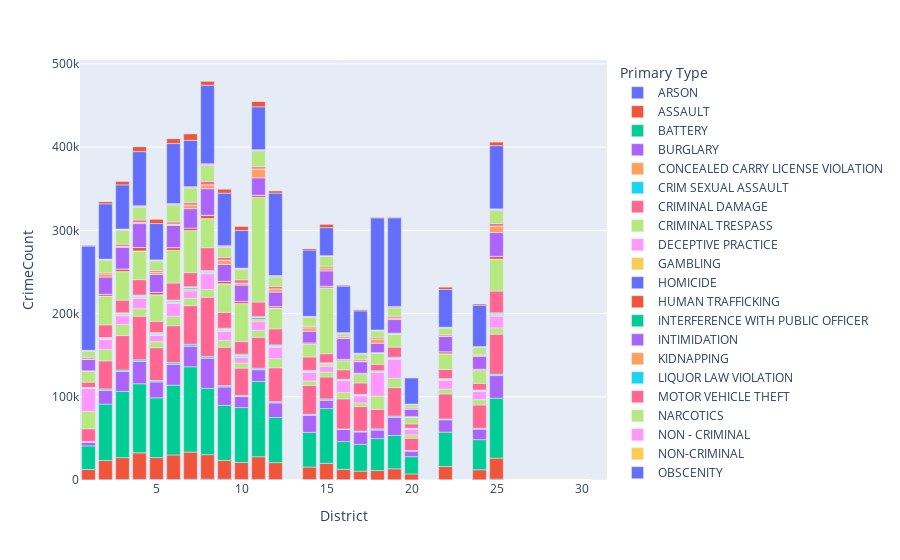

The code cell stored with this chart in its notebook:
### Markdown cell above
## Insights about the Types of Crimes over the Year form 2001 to 2020.
1. Theft have been the largest crimes over the years from 2001-2020.  
2. Battery crimes have been the 2nd largest crime from 2001-2020. But it has  a decreasing trend as the years have increase.  
3. Over the years battery and theft have  been dominating the other crimes.
4. Narcotics Crime which were 57,000 in 2004 saw an significant decrease over the years and was 14,113 in 2019.

### Code cell
# getting insights about type of crimes and the districts.
#grouping by district and then crime type
groupby_district_crimetype=after_dropped_data[['ID','Primary Type','District']].groupby(['District','Primary Type']).count().reset_index()
groupby_district_crimetype=groupby_district_crimetype.rename(columns={'ID':'CrimeCount'})
# print(groupby_district_crimetype)
# using plotly to plot. it is the easiest and interactive.
fig = px.bar(groupby_district_crimetype, x="District", y="CrimeCount", color="Primary Type",hover_name="Primary Type")
fig.show()

### Figure 1 — Plotly figure (JSON) as saved in the notebook; plotly's stock layout.template omitted (floating-point values rounded to 4 significant figures)
{"data": [{"alignmentgroup": "True", "hoverlabel": {"namelength": 0}, "hovertemplate": "<b>%{hovertext}</b><br><br>Primary Type=ARSON<br>District=%{x}<br>CrimeCount=%{y}", "hovertext": ["ARSON", "ARSON", "ARSON", "ARSON", "ARSON", "ARSON", "ARSON", "ARSON", "ARSON", "ARSON", "ARSON", "ARSON", "ARSON", "ARSON", "ARSON", "ARSON", "ARSON", "ARSON", "ARSON", "ARSON", "ARSON", "ARSON", "ARSON"], "legendgroup": "ARSON", "marker": {"color": "#636efa"}, "name": "ARSON", "offsetgroup": "ARSON", "orientation": "v", "showlegend": true, "textposition": "auto", "type": "bar", "x": [1, 2, 3, 4, 5, 6, 7, 8, 9, 10, 11, 12, 14, 15, 16, 17, 18, 19, 20, 22, 24, 25, 31], "xaxis": "x", "y": [86, 285, 478, 721, 647, 552, 898, 1070, 930, 730, 693, 509, 555, 544, 363, 395, 118, 269, 116, 321, 244, 1116, 2], "yaxis": "y"}, {"alignmentgroup": "True", "hoverlabel": {"namelength": 0}, "hovertemplate": "<b>%{hovertext}</b><br><br>Primary Type=ASSAULT<br>District=%{x}<br>CrimeCount=%{y}", "hovertext": ["ASSAULT", "ASSAULT", "ASSAULT", "ASSAULT", "ASSAULT", "ASSAULT", "ASSAULT", "ASSAULT", "ASSAULT", "ASSAULT", "ASSAULT", "ASSAULT", "ASSAULT", "ASSAULT", "ASSAULT", "ASSAULT", "ASSAULT", "ASSAULT", "ASSAULT", "ASSAULT", "ASSAULT", "ASSAULT", "ASSAULT", "ASSAULT"], "legendgroup": "ASSAULT", "marker": {"color": "#EF553B"}, "name": "ASSAULT", "offsetgroup": "ASSAULT", "orientation": "v", "showlegend": true, "textposition": "auto", "type": "bar", "x": [1, 2, 3, 4, 5, 6, 7, 8, 9, 10, 11, 12, 14, 15, 16, 17, 18, 19, 20, 22, 24, 25, 31, "Unknown"], "xaxis": "x", "y": [12504, 23198, 26398, 31889, 26293, 29551, 32651, 29391, 22741, 20345, 27245, 20323, 15047, 19503, 12539, 10304, 11242, 13162, 7134, 15874, 12095, 25160, 8, 4], "yaxis": "y"}, {"alignmentgroup": "True", "hoverlabel": {"namelength": 0}, "hovertemplate": "<b>%{hovertext}</b><br><br>Primary Type=BATTERY<br>District=%{x}<br>CrimeCount=%{y}", "hovertext": ["BATTERY", "BATTERY", "BATTERY", "BATTERY", "BATTERY", "BATTERY", "BATTERY", "BATTERY", "BATTERY", "BATTERY", "BATTERY", "BATTERY", "BATTERY", "BATTERY", "BATTERY", "BATTERY", "BATTERY", "BATTERY", "BATTERY", "BATTERY", "BATTERY", "BATTERY", "BATTERY", "BATTERY", "BATTERY"], "legendgroup": "BATTERY", "marker": {"color": "#00cc96"}, "name": "BATTERY", "offsetgroup": "BATTERY", "orientation": "v", "showlegend": true, "textposition": "auto", "type": "bar", "x": [1, 2, 3, 4, 5, 6, 7, 8, 9, 10, 11, 12, 14, 15, 16, 17, 18, 19, 20, 21, 22, 24, 25, 31, "Unknown"], "xaxis": "x", "y": [28386, 67742, 79534, 83067, 71843, 83829, 102517, 79697, 65951, 65993, 90513, 54263, 41708, 65771, 33281, 32124, 38450, 40026, 20799, 2, 41278, 36152, 72012, 20, 6], "yaxis": "y"}, {"alignmentgroup": "True", "hoverlabel": {"namelength": 0}, "hovertemplate": "<b>%{hovertext}</b><br><br>Primary Type=BURGLARY<br>District=%{x}<br>CrimeCount=%{y}", "hovertext": ["BURGLARY", "BURGLARY", "BURGLARY", "BURGLARY", "BURGLARY", "BURGLARY", "BURGLARY", "BURGLARY", "BURGLARY", "BURGLARY", "BURGLARY", "BURGLARY", "BURGLARY", "BURGLARY", "BURGLARY", "BURGLARY", "BURGLARY", "BURGLARY", "BURGLARY", "BURGLARY", "BURGLARY", "BURGLARY", "BURGLARY", "BURGLARY"], "legendgroup": "BURGLARY", "marker": {"color": "#ab63fa"}, "name": "BURGLARY", "offsetgroup": "BURGLARY", "orientation": "v", "showlegend": true, "textposition": "auto", "type": "bar", "x": [1, 2, 3, 4, 5, 6, 7, 8, 9, 10, 11, 12, 14, 15, 16, 17, 18, 19, 20, 22, 24, 25, 31, "Unknown"], "xaxis": "x", "y": [4624, 16715, 24011, 26947, 19261, 25274, 24905, 36341, 22389, 13199, 14164, 17777, 20683, 10228, 14464, 15133, 10450, 22092, 6820, 15006, 12831, 27238, 3, 3], "yaxis": "y"}, {"alignmentgroup": "True", "hoverlabel": {"namelength": 0}, "hovertemplate": "<b>%{hovertext}</b><br><br>Primary Type=CONCEALED CARRY LICENSE VIOLATION<br>District=%{x}<br>CrimeCount=%{y}", "hovertext": ["CONCEALED CARRY LICENSE VIOLATION", "CONCEALED CARRY LICENSE VIOLATION", "CONCEALED CARRY LICENSE VIOLATION", "CONCEALED CARRY LICENSE VIOLATION", "CONCEALED CARRY LICENSE VIOLATION", "CONCEALED CARRY LICENSE VIOLATION", "CONCEALED CARRY LICENSE VIOLATION", "CONCEALED CARRY LICENSE VIOLATION", "CONCEALED CARRY LICENSE VIOLATION", "CONCEALED CARRY LICENSE VIOLATION", "CONCEALED CARRY LICENSE VIOLATION", "CONCEALED CARRY LICENSE VIOLATION", "CONCEALED CARRY LICENSE VIOLATION", "CONCEALED CARRY LICENSE VIOLATION", "CONCEALED CARRY LICENSE VIOLATION", "CONCEALED CARRY LICENSE VIOLATION", "CONCEALED CARRY LICENSE VIOLATION", "CONCEALED CARRY LICENSE VIOLATION", "CONCEALED CARRY LICENSE VIOLATION", "CONCEALED CARRY LICENSE VIOLATION", "CONCEALED CARRY LICENSE VIOLATION", "CONCEALED CARRY LICENSE VIOLATION"], "legendgroup": "CONCEALED CARRY LICENSE VIOLATION", "marker": {"color": "#FFA15A"}, "name": "CONCEALED CARRY LICENSE VIOLATION", "offsetgroup": "CONCEALED CARRY LICENSE VIOLATION", "orientation": "v", "showlegend": true, "textposition": "auto", "type": "bar", "x": [1, 2, 3, 4, 5, 6, 7, 8, 9, 10, 11, 12, 14, 15, 16, 17, 18, 19, 20, 22, 24, 25], "xaxis": "x", "y": [12, 4, 16, 23, 29, 46, 67, 83, 17, 39, 29, 12, 5, 12, 94, 3, 12, 9, 2, 12, 4, 20], "yaxis": "y"}, {"alignmentgroup": "True", "hoverlabel": {"namelength": 0}, "hovertemplate": "<b>%{hovertext}</b><br><br>Primary Type=CRIM SEXUAL ASSAULT<br>District=%{x}<br>CrimeCount=%{y}", "hovertext": ["CRIM SEXUAL ASSAULT", "CRIM SEXUAL ASSAULT", "CRIM SEXUAL ASSAULT", "CRIM SEXUAL ASSAULT", "CRIM SEXUAL ASSAULT", "CRIM SEXUAL ASSAULT", "CRIM SEXUAL ASSAULT", "CRIM SEXUAL ASSAULT", "CRIM SEXUAL ASSAULT", "CRIM SEXUAL ASSAULT", "CRIM SEXUAL ASSAULT", "CRIM SEXUAL ASSAULT", "CRIM SEXUAL ASSAULT", "CRIM SEXUAL ASSAULT", "CRIM SEXUAL ASSAULT", "CRIM SEXUAL ASSAULT", "CRIM SEXUAL ASSAULT", "CRIM SEXUAL ASSAULT", "CRIM SEXUAL ASSAULT", "CRIM SEXUAL ASSAULT", "CRIM SEXUAL ASSAULT", "CRIM SEXUAL ASSAULT", "CRIM SEXUAL ASSAULT", "CRIM SEXUAL ASSAULT"], "legendgroup": "CRIM SEXUAL ASSAULT", "marker": {"color": "#19d3f3"}, "name": "CRIM SEXUAL ASSAULT", "offsetgroup": "CRIM SEXUAL ASSAULT", "orientation": "v", "showlegend": true, "textposition": "auto", "type": "bar", "x": [1, 2, 3, 4, 5, 6, 7, 8, 9, 10, 11, 12, 14, 15, 16, 17, 18, 19, 20, 22, 24, 25, 31, "Unknown"], "xaxis": "x", "y": [712, 1516, 1752, 1866, 1535, 1894, 2094, 1875, 1384, 1352, 1736, 1242, 1031, 1379, 628, 844, 1143, 1370, 578, 905, 926, 1698, 2, 1], "yaxis": "y"}, {"alignmentgroup": "True", "hoverlabel": {"namelength": 0}, "hovertemplate": "<b>%{hovertext}</b><br><br>Primary Type=CRIMINAL DAMAGE<br>District=%{x}<br>CrimeCount=%{y}", "hovertext": ["CRIMINAL DAMAGE", "CRIMINAL DAMAGE", "CRIMINAL DAMAGE", "CRIMINAL DAMAGE", "CRIMINAL DAMAGE", "CRIMINAL DAMAGE", "CRIMINAL DAMAGE", "CRIMINAL DAMAGE", "CRIMINAL DAMAGE", "CRIMINAL DAMAGE", "CRIMINAL DAMAGE", "CRIMINAL DAMAGE", "CRIMINAL DAMAGE", "CRIMINAL DAMAGE", "CRIMINAL DAMAGE", "CRIMINAL DAMAGE", "CRIMINAL DAMAGE", "CRIMINAL DAMAGE", "CRIMINAL DAMAGE", "CRIMINAL DAMAGE", "CRIMINAL DAMAGE", "CRIMINAL DAMAGE", "CRIMINAL DAMAGE", "CRIMINAL DAMAGE"], "legendgroup": "CRIMINAL DAMAGE", "marker": {"color": "#FF6692"}, "name": "CRIMINAL DAMAGE", "offsetgroup": "CRIMINAL DAMAGE", "orientation": "v", "showlegend": true, "textposition": "auto", "type": "bar", "x": [1, 2, 3, 4, 5, 6, 7, 8, 9, 10, 11, 12, 14, 15, 16, 17, 18, 19, 20, 22, 24, 25, 31, "Unknown"], "xaxis": "x", "y": [15221, 33661, 41350, 52302, 39312, 44184, 46429, 71122, 46174, 32806, 37126, 40730, 34487, 26377, 36099, 29436, 23537, 34140, 14760, 29976, 27907, 48079, 29, 4], "yaxis": "y"}, {"alignmentgroup": "True", "hoverlabel": {"namelength": 0}, "hovertemplate": "<b>%{hovertext}</b><br><br>Primary Type=CRIMINAL TRESPASS<br>District=%{x}<br>CrimeCount=%{y}", "hovertext": ["CRIMINAL TRESPASS", "CRIMINAL TRESPASS", "CRIMINAL TRESPASS", "CRIMINAL TRESPASS", "CRIMINAL TRESPASS", "CRIMINAL TRESPASS", "CRIMINAL TRESPASS", "CRIMINAL TRESPASS", "CRIMINAL TRESPASS", "CRIMINAL TRESPASS", "CRIMINAL TRESPASS", "CRIMINAL TRESPASS", "CRIMINAL TRESPASS", "CRIMINAL TRESPASS", "CRIMINAL TRESPASS", "CRIMINAL TRESPASS", "CRIMINAL TRESPASS", "CRIMINAL TRESPASS", "CRIMINAL TRESPASS", "CRIMINAL TRESPASS", "CRIMINAL TRESPASS", "CRIMINAL TRESPASS", "CRIMINAL TRESPASS"], "legendgroup": "CRIMINAL TRESPASS", "marker": {"color": "#B6E880"}, "name": "CRIMINAL TRESPASS", "offsetgroup": "CRIMINAL TRESPASS", "orientation": "v", "showlegend": true, "textposition": "auto", "type": "bar", "x": [1, 2, 3, 4, 5, 6, 7, 8, 9, 10, 11, 12, 14, 15, 16, 17, 18, 19, 20, 22, 24, 25, 31], "xaxis": "x", "y": [20945, 13686, 13350, 9128, 7306, 11350, 8938, 9392, 8050, 6091, 8335, 10991, 5531, 5927, 7716, 4363, 15882, 11231, 4083, 5927, 6468, 7478, 5], "yaxis": "y"}, {"alignmentgroup": "True", "hoverlabel": {"namelength": 0}, "hovertemplate": "<b>%{hovertext}</b><br><br>Primary Type=DECEPTIVE PRACTICE<br>District=%{x}<br>CrimeCount=%{y}", "hovertext": ["DECEPTIVE PRACTICE", "DECEPTIVE PRACTICE", "DECEPTIVE PRACTICE", "DECEPTIVE PRACTICE", "DECEPTIVE PRACTICE", "DECEPTIVE PRACTICE", "DECEPTIVE PRACTICE", "DECEPTIVE PRACTICE", "DECEPTIVE PRACTICE", "DECEPTIVE PRACTICE", "DECEPTIVE PRACTICE", "DECEPTIVE PRACTICE", "DECEPTIVE PRACTICE", "DECEPTIVE PRACTICE", "DECEPTIVE PRACTICE", "DECEPTIVE PRACTICE", "DECEPTIVE PRACTICE", "DECEPTIVE PRACTICE", "DECEPTIVE PRACTICE", "DECEPTIVE PRACTICE", "DECEPTIVE PRACTICE", "DECEPTIVE PRACTICE", "DECEPTIVE PRACTICE", "DECEPTIVE PRACTICE"], "legendgroup": "DECEPTIVE PRACTICE", "marker": {"color": "#FF97FF"}, "name": "DECEPTIVE PRACTICE", "offsetgroup": "DECEPTIVE PRACTICE", "orientation": "v", "showlegend": true, "textposition": "auto", "type": "bar", "x": [1, 2, 3, 4, 5, 6, 7, 8, 9, 10, 11, 12, 14, 15, 16, 17, 18, 19, 20, 22, 24, 25, 31, "Unknown"], "xaxis": "x", "y": [27587, 11869, 10428, 12424, 7730, 15645, 8779, 18940, 11083, 6583, 10580, 13857, 10692, 6597, 14228, 8622, 28435, 23252, 7122, 10341, 9655, 14056, 24, 7], "yaxis": "y"}, {"alignmentgroup": "True", "hoverlabel": {"namelength": 0}, "hovertemplate": "<b>%{hovertext}</b><br><br>Primary Type=GAMBLING<br>District=%{x}<br>CrimeCount=%{y}", "hovertext": ["GAMBLING", "GAMBLING", "GAMBLING", "GAMBLING", "GAMBLING", "GAMBLING", "GAMBLING", "GAMBLING", "GAMBLING", "GAMBLING", "GAMBLING", "GAMBLING", "GAMBLING", "GAMBLING", "GAMBLING", "GAMBLING", "GAMBLING", "GAMBLING", "GAMBLING", "GAMBLING", "GAMBLING", "GAMBLING"], "legendgroup": "GAMBLING", "marker": {"color": "#FECB52"}, "name": "GAMBLING", "offsetgroup": "GAMBLING", "orientation": "v", "showlegend": true, "textposition": "auto", "type": "bar", "x": [1, 2, 3, 4, 5, 6, 7, 8, 9, 10, 11, 12, 14, 15, 16, 17, 18, 19, 20, 22, 24, 25], "xaxis": "x", "y": [96, 813, 1075, 605, 601, 876, 1584, 721, 638, 930, 2072, 396, 121, 2074, 138, 190, 121, 157, 124, 347, 308, 584], "yaxis": "y"}, {"alignmentgroup": "True", "hoverlabel": {"namelength": 0}, "hovertemplate": "<b>%{hovertext}</b><br><br>Primary Type=HOMICIDE<br>District=%{x}<br>CrimeCount=%{y}", "hovertext": ["HOMICIDE", "HOMICIDE", "HOMICIDE", "HOMICIDE", "HOMICIDE", "HOMICIDE", "HOMICIDE", "HOMICIDE", "HOMICIDE", "HOMICIDE", "HOMICIDE", "HOMICIDE", "HOMICIDE", "HOMICIDE", "HOMICIDE", "HOMICIDE", "HOMICIDE", "HOMICIDE", "HOMICIDE", "HOMICIDE", "HOMICIDE", "HOMICIDE"], "legendgroup": "HOMICIDE", "marker": {"color": "#636efa"}, "name": "HOMICIDE", "offsetgroup": "HOMICIDE", "orientation": "v", "showlegend": true, "textposition": "auto", "type": "bar", "x": [1, 2, 3, 4, 5, 6, 7, 8, 9, 10, 11, 12, 14, 15, 16, 17, 18, 19, 20, 22, 24, 25], "xaxis": "x", "y": [99, 453, 657, 691, 652, 766, 930, 636, 665, 692, 1034, 387, 246, 619, 85, 150, 113, 145, 67, 348, 167, 520], "yaxis": "y"}, {"alignmentgroup": "True", "hoverlabel": {"namelength": 0}, "hovertemplate": "<b>%{hovertext}</b><br><br>Primary Type=HUMAN TRAFFICKING<br>District=%{x}<br>CrimeCount=%{y}", "hovertext": ["HUMAN TRAFFICKING", "HUMAN TRAFFICKING", "HUMAN TRAFFICKING", "HUMAN TRAFFICKING", "HUMAN TRAFFICKING", "HUMAN TRAFFICKING", "HUMAN TRAFFICKING", "HUMAN TRAFFICKING", "HUMAN TRAFFICKING", "HUMAN TRAFFICKING", "HUMAN TRAFFICKING", "HUMAN TRAFFICKING", "HUMAN TRAFFICKING", "HUMAN TRAFFICKING", "HUMAN TRAFFICKING", "HUMAN TRAFFICKING", "HUMAN TRAFFICKING"], "legendgroup": "HUMAN TRAFFICKING", "marker": {"color": "#EF553B"}, "name": "HUMAN TRAFFICKING", "offsetgroup": "HUMAN TRAFFICKING", "orientation": "v", "showlegend": true, "textposition": "auto", "type": "bar", "x": [1, 2, 3, 4, 5, 6, 7, 9, 11, 12, 14, 15, 16, 18, 19, 22, 25], "xaxis": "x", "y": [5, 5, 4, 5, 2, 8, 6, 2, 6, 6, 1, 5, 4, 2, 1, 2, 1], "yaxis": "y"}, {"alignmentgroup": "True", "hoverlabel": {"namelength": 0}, "hovertemplate": "<b>%{hovertext}</b><br><br>Primary Type=INTERFERENCE WITH PUBLIC OFFICER<br>District=%{x}<br>CrimeCount=%{y}", "hovertext": ["INTERFERENCE WITH PUBLIC OFFICER", "INTERFERENCE WITH PUBLIC OFFICER", "INTERFERENCE WITH PUBLIC OFFICER", "INTERFERENCE WITH PUBLIC OFFICER", "INTERFERENCE WITH PUBLIC OFFICER", "INTERFERENCE WITH PUBLIC OFFICER", "INTERFERENCE WITH PUBLIC OFFICER", "INTERFERENCE WITH PUBLIC OFFICER", "INTERFERENCE WITH PUBLIC OFFICER", "INTERFERENCE WITH PUBLIC OFFICER", "INTERFERENCE WITH PUBLIC OFFICER", "INTERFERENCE WITH PUBLIC OFFICER", "INTERFERENCE WITH PUBLIC OFFICER", "INTERFERENCE WITH PUBLIC OFFICER", "INTERFERENCE WITH PUBLIC OFFICER", "INTERFERENCE WITH PUBLIC OFFICER", "INTERFERENCE WITH PUBLIC OFFICER", "INTERFERENCE WITH PUBLIC OFFICER", "INTERFERENCE WITH PUBLIC OFFICER", "INTERFERENCE WITH PUBLIC OFFICER", "INTERFERENCE WITH PUBLIC OFFICER", "INTERFERENCE WITH PUBLIC OFFICER"], "legendgroup": "INTERFERENCE WITH PUBLIC OFFICER", "marker": {"color": "#00cc96"}, "name": "INTERFERENCE WITH PUBLIC OFFICER", "offsetgroup": "INTERFERENCE WITH PUBLIC OFFICER", "orientation": "v", "showlegend": true, "textposition": "auto", "type": "bar", "x": [1, 2, 3, 4, 5, 6, 7, 8, 9, 10, 11, 12, 14, 15, 16, 17, 18, 19, 20, 22, 24, 25], "xaxis": "x", "y": [351, 574, 997, 1055, 1133, 1244, 1508, 859, 907, 751, 1871, 468, 382, 1055, 302, 284, 537, 391, 163, 520, 467, 1265], "yaxis": "y"}, {"alignmentgroup": "True", "hoverlabel": {"namelength": 0}, "hovertemplate": "<b>%{hovertext}</b><br><br>Primary Type=INTIMIDATION<br>District=%{x}<br>CrimeCount=%{y}", "hovertext": ["INTIMIDATION", "INTIMIDATION", "INTIMIDATION", "INTIMIDATION", "INTIMIDATION", "INTIMIDATION", "INTIMIDATION", "INTIMIDATION", "INTIMIDATION", "INTIMIDATION", "INTIMIDATION", "INTIMIDATION", "INTIMIDATION", "INTIMIDATION", "INTIMIDATION", "INTIMIDATION", "INTIMIDATION", "INTIMIDATION", "INTIMIDATION", "INTIMIDATION", "INTIMIDATION", "INTIMIDATION"], "legendgroup": "INTIMIDATION", "marker": {"color": "#ab63fa"}, "name": "INTIMIDATION", "offsetgroup": "INTIMIDATION", "orientation": "v", "showlegend": true, "textposition": "auto", "type": "bar", "x": [1, 2, 3, 4, 5, 6, 7, 8, 9, 10, 11, 12, 14, 15, 16, 17, 18, 19, 20, 22, 24, 25], "xaxis": "x", "y": [212, 183, 222, 291, 242, 223, 190, 244, 266, 254, 190, 222, 143, 123, 147, 135, 134, 161, 70, 158, 105, 231], "yaxis": "y"}, {"alignmentgroup": "True", "hoverlabel": {"namelength": 0}, "hovertemplate": "<b>%{hovertext}</b><br><br>Primary Type=KIDNAPPING<br>District=%{x}<br>CrimeCount=%{y}", "hovertext": ["KIDNAPPING", "KIDNAPPING", "KIDNAPPING", "KIDNAPPING", "KIDNAPPING", "KIDNAPPING", "KIDNAPPING", "KIDNAPPING", "KIDNAPPING", "KIDNAPPING", "KIDNAPPING", "KIDNAPPING", "KIDNAPPING", "KIDNAPPING", "KIDNAPPING", "KIDNAPPING", "KIDNAPPING", "KIDNAPPING", "KIDNAPPING", "KIDNAPPING", "KIDNAPPING", "KIDNAPPING", "KIDNAPPING"], "legendgroup": "KIDNAPPING", "marker": {"color": "#FFA15A"}, "name": "KIDNAPPING", "offsetgroup": "KIDNAPPING", "orientation": "v", "showlegend": true, "textposition": "auto", "type": "bar", "x": [1, 2, 3, 4, 5, 6, 7, 8, 9, 10, 11, 12, 14, 15, 16, 17, 18, 19, 20, 22, 24, 25, 31], "xaxis": "x", "y": [92, 264, 370, 565, 411, 470, 377, 584, 336, 233, 309, 172, 217, 250, 359, 238, 133, 172, 106, 518, 208, 503, 1], "yaxis": "y"}, {"alignmentgroup": "True", "hoverlabel": {"namelength": 0}, "hovertemplate": "<b>%{hovertext}</b><br><br>Primary Type=LIQUOR LAW VIOLATION<br>District=%{x}<br>CrimeCount=%{y}", "hovertext": ["LIQUOR LAW VIOLATION", "LIQUOR LAW VIOLATION", "LIQUOR LAW VIOLATION", "LIQUOR LAW VIOLATION", "LIQUOR LAW VIOLATION", "LIQUOR LAW VIOLATION", "LIQUOR LAW VIOLATION", "LIQUOR LAW VIOLATION", "LIQUOR LAW VIOLATION", "LIQUOR LAW VIOLATION", "LIQUOR LAW VIOLATION", "LIQUOR LAW VIOLATION", "LIQUOR LAW VIOLATION", "LIQUOR LAW VIOLATION", "LIQUOR LAW VIOLATION", "LIQUOR LAW VIOLATION", "LIQUOR LAW VIOLATION", "LIQUOR LAW VIOLATION", "LIQUOR LAW VIOLATION", "LIQUOR LAW VIOLATION", "LIQUOR LAW VIOLATION", "LIQUOR LAW VIOLATION"], "legendgroup": "LIQUOR LAW VIOLATION", "marker": {"color": "#19d3f3"}, "name": "LIQUOR LAW VIOLATION", "offsetgroup": "LIQUOR LAW VIOLATION", "orientation": "v", "showlegend": true, "textposition": "auto", "type": "bar", "x": [1, 2, 3, 4, 5, 6, 7, 8, 9, 10, 11, 12, 14, 15, 16, 17, 18, 19, 20, 22, 24, 25], "xaxis": "x", "y": [386, 283, 293, 624, 240, 407, 395, 790, 950, 1118, 458, 1080, 964, 467, 682, 742, 940, 1092, 467, 341, 641, 989], "yaxis": "y"}, {"alignmentgroup": "True", "hoverlabel": {"namelength": 0}, "hovertemplate": "<b>%{hovertext}</b><br><br>Primary Type=MOTOR VEHICLE THEFT<br>District=%{x}<br>CrimeCount=%{y}", "hovertext": ["MOTOR VEHICLE THEFT", "MOTOR VEHICLE THEFT", "MOTOR VEHICLE THEFT", "MOTOR VEHICLE THEFT", "MOTOR VEHICLE THEFT", "MOTOR VEHICLE THEFT", "MOTOR VEHICLE THEFT", "MOTOR VEHICLE THEFT", "MOTOR VEHICLE THEFT", "MOTOR VEHICLE THEFT", "MOTOR VEHICLE THEFT", "MOTOR VEHICLE THEFT", "MOTOR VEHICLE THEFT", "MOTOR VEHICLE THEFT", "MOTOR VEHICLE THEFT", "MOTOR VEHICLE THEFT", "MOTOR VEHICLE THEFT", "MOTOR VEHICLE THEFT", "MOTOR VEHICLE THEFT", "MOTOR VEHICLE THEFT", "MOTOR VEHICLE THEFT", "MOTOR VEHICLE THEFT", "MOTOR VEHICLE THEFT", "MOTOR VEHICLE THEFT"], "legendgroup": "MOTOR VEHICLE THEFT", "marker": {"color": "#FF6692"}, "name": "MOTOR VEHICLE THEFT", "offsetgroup": "MOTOR VEHICLE THEFT", "orientation": "v", "showlegend": true, "textposition": "auto", "type": "bar", "x": [1, 2, 3, 4, 5, 6, 7, 8, 9, 10, 11, 12, 14, 15, 16, 17, 18, 19, 20, 22, 24, 25, 31, "Unknown"], "xaxis": "x", "y": [6289, 15128, 15253, 18550, 13516, 20382, 16936, 27481, 18907, 15228, 17506, 19179, 16071, 10770, 11293, 13652, 7746, 12015, 4967, 10919, 8005, 26113, 6, 5], "yaxis": "y"}, {"alignmentgroup": "True", "hoverlabel": {"namelength": 0}, "hovertemplate": "<b>%{hovertext}</b><br><br>Primary Type=NARCOTICS<br>District=%{x}<br>CrimeCount=%{y}", "hovertext": ["NARCOTICS", "NARCOTICS", "NARCOTICS", "NARCOTICS", "NARCOTICS", "NARCOTICS", "NARCOTICS", "NARCOTICS", "NARCOTICS", "NARCOTICS", "NARCOTICS", "NARCOTICS", "NARCOTICS", "NARCOTICS", "NARCOTICS", "NARCOTICS", "NARCOTICS", "NARCOTICS", "NARCOTICS", "NARCOTICS", "NARCOTICS", "NARCOTICS", "NARCOTICS", "NARCOTICS", "NARCOTICS"], "legendgroup": "NARCOTICS", "marker": {"color": "#B6E880"}, "name": "NARCOTICS", "offsetgroup": "NARCOTICS", "orientation": "v", "showlegend": true, "textposition": "auto", "type": "bar", "x": [1, 2, 3, 4, 5, 6, 7, 8, 9, 10, 11, 12, 14, 15, 16, 17, 18, 19, 20, 21, 22, 24, 25, 31, "Unknown"], "xaxis": "x", "y": [13057, 34564, 34317, 34512, 31847, 39211, 50553, 34867, 34477, 45736, 125843, 24999, 15272, 79180, 11040, 10285, 13321, 15710, 8174, 1, 18944, 15549, 38300, 43, 1], "yaxis": "y"}, {"alignmentgroup": "True", "hoverlabel": {"namelength": 0}, "hovertemplate": "<b>%{hovertext}</b><br><br>Primary Type=NON - CRIMINAL<br>District=%{x}<br>CrimeCount=%{y}", "hovertext": ["NON - CRIMINAL", "NON - CRIMINAL", "NON - CRIMINAL", "NON - CRIMINAL", "NON - CRIMINAL", "NON - CRIMINAL", "NON - CRIMINAL", "NON - CRIMINAL", "NON - CRIMINAL", "NON - CRIMINAL", "NON - CRIMINAL", "NON - CRIMINAL", "NON - CRIMINAL", "NON - CRIMINAL"], "legendgroup": "NON - CRIMINAL", "marker": {"color": "#FF97FF"}, "name": "NON - CRIMINAL", "offsetgroup": "NON - CRIMINAL", "orientation": "v", "showlegend": true, "textposition": "auto", "type": "bar", "x": [1, 2, 3, 4, 5, 8, 9, 10, 11, 12, 14, 15, 16, 18], "xaxis": "x", "y": [1, 2, 1, 1, 3, 10, 4, 4, 2, 2, 1, 1, 5, 1], "yaxis": "y"}, {"alignmentgroup": "True", "hoverlabel": {"namelength": 0}, "hovertemplate": "<b>%{hovertext}</b><br><br>Primary Type=NON-CRIMINAL<br>District=%{x}<br>CrimeCount=%{y}", "hovertext": ["NON-CRIMINAL", "NON-CRIMINAL", "NON-CRIMINAL", "NON-CRIMINAL", "NON-CRIMINAL", "NON-CRIMINAL", "NON-CRIMINAL", "NON-CRIMINAL", "NON-CRIMINAL", "NON-CRIMINAL", "NON-CRIMINAL", "NON-CRIMINAL", "NON-CRIMINAL", "NON-CRIMINAL", "NON-CRIMINAL", "NON-CRIMINAL", "NON-CRIMINAL", "NON-CRIMINAL", "NON-CRIMINAL", "NON-CRIMINAL", "NON-CRIMINAL", "NON-CRIMINAL"], "legendgroup": "NON-CRIMINAL", "marker": {"color": "#FECB52"}, "name": "NON-CRIMINAL", "offsetgroup": "NON-CRIMINAL", "orientation": "v", "showlegend": true, "textposition": "auto", "type": "bar", "x": [1, 2, 3, 4, 5, 6, 7, 8, 9, 10, 11, 12, 14, 15, 16, 17, 18, 19, 20, 22, 24, 25], "xaxis": "x", "y": [15, 5, 4, 3, 3, 4, 3, 14, 7, 6, 1, 8, 3, 4, 29, 6, 12, 22, 5, 2, 3, 13], "yaxis": "y"}, {"alignmentgroup": "True", "hoverlabel": {"namelength": 0}, "hovertemplate": "<b>%{hovertext}</b><br><br>Primary Type=OBSCENITY<br>District=%{x}<br>CrimeCount=%{y}", "hovertext": ["OBSCENITY", "OBSCENITY", "OBSCENITY", "OBSCENITY", "OBSCENITY", "OBSCENITY", "OBSCENITY", "OBSCENITY", "OBSCENITY", "OBSCENITY", "OBSCENITY", "OBSCENITY", "OBSCENITY", "OBSCENITY", "OBSCENITY", "OBSCENITY", "OBSCENITY", "OBSCENITY", "OBSCENITY", "OBSCENITY", "OBSCENITY", "OBSCENITY"], "legendgroup": "OBSCENITY", "marker": {"color": "#636efa"}, "name": "OBSCENITY", "offsetgroup": "OBSCENITY", "orientation": "v", "showlegend": true, "textposition": "auto", "type": "bar", "x": [1, 2, 3, 4, 5, 6, 7, 8, 9, 10, 11, 12, 14, 15, 16, 17, 18, 19, 20, 22, 24, 25], "xaxis": "x", "y": [23, 39, 23, 28, 19, 20, 21, 78, 46, 28, 29, 35, 27, 15, 39, 23, 21, 36, 11, 23, 35, 38], "yaxis": "y"}, {"alignmentgroup": "True", "hoverlabel": {"namelength": 0}, "hovertemplate": "<b>%{hovertext}</b><br><br>Primary Type=OFFENSE INVOLVING CHILDREN<br>District=%{x}<br>CrimeCount=%{y}", "hovertext": ["OFFENSE INVOLVING CHILDREN", "OFFENSE INVOLVING CHILDREN", "OFFENSE INVOLVING CHILDREN", "OFFENSE INVOLVING CHILDREN", "OFFENSE INVOLVING CHILDREN", "OFFENSE INVOLVING CHILDREN", "OFFENSE INVOLVING CHILDREN", "OFFENSE INVOLVING CHILDREN", "OFFENSE INVOLVING CHILDREN", "OFFENSE INVOLVING CHILDREN", "OFFENSE INVOLVING CHILDREN", "OFFENSE INVOLVING CHILDREN", "OFFENSE INVOLVING CHILDREN", "OFFENSE INVOLVING CHILDREN", "OFFENSE INVOLVING CHILDREN", "OFFENSE INVOLVING CHILDREN", "OFFENSE INVOLVING CHILDREN", "OFFENSE INVOLVING CHILDREN", "OFFENSE INVOLVING CHILDREN", "OFFENSE INVOLVING CHILDREN", "OFFENSE INVOLVING CHILDREN", "OFFENSE INVOLVING CHILDREN", "OFFENSE INVOLVING CHILDREN"], "legendgroup": "OFFENSE INVOLVING CHILDREN", "marker": {"color": "#EF553B"}, "name": "OFFENSE INVOLVING CHILDREN", "offsetgroup": "OFFENSE INVOLVING CHILDREN", "orientation": "v", "showlegend": true, "textposition": "auto", "type": "bar", "x": [1, 2, 3, 4, 5, 6, 7, 8, 9, 10, 11, 12, 14, 15, 16, 17, 18, 19, 20, 22, 24, 25, 31], "xaxis": "x", "y": [572, 2130, 3097, 4095, 2915, 3382, 2898, 3989, 2759, 2364, 2500, 1789, 1576, 2005, 1549, 1426, 717, 1038, 604, 2368, 1483, 3428, 9], "yaxis": "y"}, {"alignmentgroup": "True", "hoverlabel": {"namelength": 0}, "hovertemplate": "<b>%{hovertext}</b><br><br>Primary Type=OTHER NARCOTIC VIOLATION<br>District=%{x}<br>CrimeCount=%{y}", "hovertext": ["OTHER NARCOTIC VIOLATION", "OTHER NARCOTIC VIOLATION", "OTHER NARCOTIC VIOLATION", "OTHER NARCOTIC VIOLATION", "OTHER NARCOTIC VIOLATION", "OTHER NARCOTIC VIOLATION", "OTHER NARCOTIC VIOLATION", "OTHER NARCOTIC VIOLATION", "OTHER NARCOTIC VIOLATION", "OTHER NARCOTIC VIOLATION", "OTHER NARCOTIC VIOLATION", "OTHER NARCOTIC VIOLATION", "OTHER NARCOTIC VIOLATION", "OTHER NARCOTIC VIOLATION", "OTHER NARCOTIC VIOLATION", "OTHER NARCOTIC VIOLATION", "OTHER NARCOTIC VIOLATION", "OTHER NARCOTIC VIOLATION", "OTHER NARCOTIC VIOLATION", "OTHER NARCOTIC VIOLATION", "OTHER NARCOTIC VIOLATION"], "legendgroup": "OTHER NARCOTIC VIOLATION", "marker": {"color": "#00cc96"}, "name": "OTHER NARCOTIC VIOLATION", "offsetgroup": "OTHER NARCOTIC VIOLATION", "orientation": "v", "showlegend": true, "textposition": "auto", "type": "bar", "x": [1, 2, 3, 4, 5, 6, 8, 9, 10, 11, 12, 14, 15, 16, 17, 18, 19, 20, 22, 24, 25], "xaxis": "x", "y": [17, 1, 2, 5, 1, 3, 5, 1, 1, 4, 7, 13, 2, 10, 14, 10, 22, 4, 1, 4, 8], "yaxis": "y"}, {"alignmentgroup": "True", "hoverlabel": {"namelength": 0}, "hovertemplate": "<b>%{hovertext}</b><br><br>Primary Type=OTHER OFFENSE<br>District=%{x}<br>CrimeCount=%{y}", "hovertext": ["OTHER OFFENSE", "OTHER OFFENSE", "OTHER OFFENSE", "OTHER OFFENSE", "OTHER OFFENSE", "OTHER OFFENSE", "OTHER OFFENSE", "OTHER OFFENSE", "OTHER OFFENSE", "OTHER OFFENSE", "OTHER OFFENSE", "OTHER OFFENSE", "OTHER OFFENSE", "OTHER OFFENSE", "OTHER OFFENSE", "OTHER OFFENSE", "OTHER OFFENSE", "OTHER OFFENSE", "OTHER OFFENSE", "OTHER OFFENSE", "OTHER OFFENSE", "OTHER OFFENSE", "OTHER OFFENSE", "OTHER OFFENSE"], "legendgroup": "OTHER OFFENSE", "marker": {"color": "#ab63fa"}, "name": "OTHER OFFENSE", "offsetgroup": "OTHER OFFENSE", "orientation": "v", "showlegend": true, "textposition": "auto", "type": "bar", "x": [1, 2, 3, 4, 5, 6, 7, 8, 9, 10, 11, 12, 14, 15, 16, 17, 18, 19, 20, 22, 24, 25, 31, "Unknown"], "xaxis": "x", "y": [13527, 20732, 25943, 28675, 21455, 26571, 23406, 31806, 20377, 19671, 20897, 17311, 13913, 18360, 25197, 13759, 11160, 16306, 9028, 18407, 15373, 28466, 6, 2], "yaxis": "y"}, {"alignmentgroup": "True", "hoverlabel": {"namelength": 0}, "hovertemplate": "<b>%{hovertext}</b><br><br>Primary Type=PROSTITUTION<br>District=%{x}<br>CrimeCount=%{y}", "hovertext": ["PROSTITUTION", "PROSTITUTION", "PROSTITUTION", "PROSTITUTION", "PROSTITUTION", "PROSTITUTION", "PROSTITUTION", "PROSTITUTION", "PROSTITUTION", "PROSTITUTION", "PROSTITUTION", "PROSTITUTION", "PROSTITUTION", "PROSTITUTION", "PROSTITUTION", "PROSTITUTION", "PROSTITUTION", "PROSTITUTION", "PROSTITUTION", "PROSTITUTION", "PROSTITUTION", "PROSTITUTION", "PROSTITUTION"], "legendgroup": "PROSTITUTION", "marker": {"color": "#FFA15A"}, "name": "PROSTITUTION", "offsetgroup": "PROSTITUTION", "orientation": "v", "showlegend": true, "textposition": "auto", "type": "bar", "x": [1, 2, 3, 4, 5, 6, 7, 8, 9, 10, 11, 12, 14, 15, 16, 17, 18, 19, 20, 22, 24, 25, "Unknown"], "xaxis": "x", "y": [688, 3916, 1497, 1642, 2769, 1702, 4417, 4809, 5198, 2511, 10727, 4031, 4307, 2832, 407, 962, 4939, 1979, 494, 232, 1254, 7847, 1], "yaxis": "y"}, {"alignmentgroup": "True", "hoverlabel": {"namelength": 0}, "hovertemplate": "<b>%{hovertext}</b><br><br>Primary Type=PUBLIC INDECENCY<br>District=%{x}<br>CrimeCount=%{y}", "hovertext": ["PUBLIC INDECENCY", "PUBLIC INDECENCY", "PUBLIC INDECENCY", "PUBLIC INDECENCY", "PUBLIC INDECENCY", "PUBLIC INDECENCY", "PUBLIC INDECENCY", "PUBLIC INDECENCY", "PUBLIC INDECENCY", "PUBLIC INDECENCY", "PUBLIC INDECENCY", "PUBLIC INDECENCY", "PUBLIC INDECENCY", "PUBLIC INDECENCY", "PUBLIC INDECENCY", "PUBLIC INDECENCY", "PUBLIC INDECENCY", "PUBLIC INDECENCY", "PUBLIC INDECENCY", "PUBLIC INDECENCY", "PUBLIC INDECENCY", "PUBLIC INDECENCY"], "legendgroup": "PUBLIC INDECENCY", "marker": {"color": "#19d3f3"}, "name": "PUBLIC INDECENCY", "offsetgroup": "PUBLIC INDECENCY", "orientation": "v", "showlegend": true, "textposition": "auto", "type": "bar", "x": [1, 2, 3, 4, 5, 6, 7, 8, 9, 10, 11, 12, 14, 15, 16, 17, 18, 19, 20, 22, 24, 25], "xaxis": "x", "y": [23, 8, 5, 4, 5, 9, 5, 10, 13, 4, 7, 4, 8, 5, 5, 2, 26, 17, 2, 4, 4, 7], "yaxis": "y"}, {"alignmentgroup": "True", "hoverlabel": {"namelength": 0}, "hovertemplate": "<b>%{hovertext}</b><br><br>Primary Type=PUBLIC PEACE VIOLATION<br>District=%{x}<br>CrimeCount=%{y}", "hovertext": ["PUBLIC PEACE VIOLATION", "PUBLIC PEACE VIOLATION", "PUBLIC PEACE VIOLATION", "PUBLIC PEACE VIOLATION", "PUBLIC PEACE VIOLATION", "PUBLIC PEACE VIOLATION", "PUBLIC PEACE VIOLATION", "PUBLIC PEACE VIOLATION", "PUBLIC PEACE VIOLATION", "PUBLIC PEACE VIOLATION", "PUBLIC PEACE VIOLATION", "PUBLIC PEACE VIOLATION", "PUBLIC PEACE VIOLATION", "PUBLIC PEACE VIOLATION", "PUBLIC PEACE VIOLATION", "PUBLIC PEACE VIOLATION", "PUBLIC PEACE VIOLATION", "PUBLIC PEACE VIOLATION", "PUBLIC PEACE VIOLATION", "PUBLIC PEACE VIOLATION", "PUBLIC PEACE VIOLATION", "PUBLIC PEACE VIOLATION", "PUBLIC PEACE VIOLATION"], "legendgroup": "PUBLIC PEACE VIOLATION", "marker": {"color": "#FF6692"}, "name": "PUBLIC PEACE VIOLATION", "offsetgroup": "PUBLIC PEACE VIOLATION", "orientation": "v", "showlegend": true, "textposition": "auto", "type": "bar", "x": [1, 2, 3, 4, 5, 6, 7, 8, 9, 10, 11, 12, 14, 15, 16, 17, 18, 19, 20, 22, 24, 25, 31], "xaxis": "x", "y": [2004, 1394, 2322, 2853, 1835, 2433, 2793, 4182, 3360, 3926, 2554, 2760, 1674, 1985, 1485, 1608, 1595, 2002, 1232, 1576, 1108, 3014, 1], "yaxis": "y"}, {"alignmentgroup": "True", "hoverlabel": {"namelength": 0}, "hovertemplate": "<b>%{hovertext}</b><br><br>Primary Type=ROBBERY<br>District=%{x}<br>CrimeCount=%{y}", "hovertext": ["ROBBERY", "ROBBERY", "ROBBERY", "ROBBERY", "ROBBERY", "ROBBERY", "ROBBERY", "ROBBERY", "ROBBERY", "ROBBERY", "ROBBERY", "ROBBERY", "ROBBERY", "ROBBERY", "ROBBERY", "ROBBERY", "ROBBERY", "ROBBERY", "ROBBERY", "ROBBERY", "ROBBERY", "ROBBERY", "ROBBERY", "ROBBERY"], "legendgroup": "ROBBERY", "marker": {"color": "#B6E880"}, "name": "ROBBERY", "offsetgroup": "ROBBERY", "orientation": "v", "showlegend": true, "textposition": "auto", "type": "bar", "x": [1, 2, 3, 4, 5, 6, 7, 8, 9, 10, 11, 12, 14, 15, 16, 17, 18, 19, 20, 22, 24, 25, 31, "Unknown"], "xaxis": "x", "y": [7192, 15019, 16850, 15447, 11698, 20599, 17714, 18759, 12107, 12586, 19285, 11557, 10728, 12617, 3616, 6391, 8328, 9948, 3579, 8266, 8227, 15799, 1, 5], "yaxis": "y"}, {"alignmentgroup": "True", "hoverlabel": {"namelength": 0}, "hovertemplate": "<b>%{hovertext}</b><br><br>Primary Type=SEX OFFENSE<br>District=%{x}<br>CrimeCount=%{y}", "hovertext": ["SEX OFFENSE", "SEX OFFENSE", "SEX OFFENSE", "SEX OFFENSE", "SEX OFFENSE", "SEX OFFENSE", "SEX OFFENSE", "SEX OFFENSE", "SEX OFFENSE", "SEX OFFENSE", "SEX OFFENSE", "SEX OFFENSE", "SEX OFFENSE", "SEX OFFENSE", "SEX OFFENSE", "SEX OFFENSE", "SEX OFFENSE", "SEX OFFENSE", "SEX OFFENSE", "SEX OFFENSE", "SEX OFFENSE", "SEX OFFENSE", "SEX OFFENSE", "SEX OFFENSE"], "legendgroup": "SEX OFFENSE", "marker": {"color": "#FF97FF"}, "name": "SEX OFFENSE", "offsetgroup": "SEX OFFENSE", "orientation": "v", "showlegend": true, "textposition": "auto", "type": "bar", "x": [1, 2, 3, 4, 5, 6, 7, 8, 9, 10, 11, 12, 14, 15, 16, 17, 18, 19, 20, 22, 24, 25, 31, "Unknown"], "xaxis": "x", "y": [938, 1095, 1153, 1300, 1041, 1237, 1333, 2120, 1695, 1280, 1043, 1379, 1173, 809, 1106, 1201, 1039, 1652, 670, 854, 1025, 1736, 3, 2], "yaxis": "y"}, {"alignmentgroup": "True", "hoverlabel": {"namelength": 0}, "hovertemplate": "<b>%{hovertext}</b><br><br>Primary Type=STALKING<br>District=%{x}<br>CrimeCount=%{y}", "hovertext": ["STALKING", "STALKING", "STALKING", "STALKING", "STALKING", "STALKING", "STALKING", "STALKING", "STALKING", "STALKING", "STALKING", "STALKING", "STALKING", "STALKING", "STALKING", "STALKING", "STALKING", "STALKING", "STALKING", "STALKING", "STALKING", "STALKING", "STALKING"], "legendgroup": "STALKING", "marker": {"color": "#FECB52"}, "name": "STALKING", "offsetgroup": "STALKING", "orientation": "v", "showlegend": true, "textposition": "auto", "type": "bar", "x": [1, 2, 3, 4, 5, 6, 7, 8, 9, 10, 11, 12, 14, 15, 16, 17, 18, 19, 20, 22, 24, 25, 31], "xaxis": "x", "y": [194, 165, 202, 251, 178, 293, 163, 236, 153, 168, 175, 189, 132, 90, 148, 127, 150, 166, 71, 143, 117, 149, 1], "yaxis": "y"}, {"alignmentgroup": "True", "hoverlabel": {"namelength": 0}, "hovertemplate": "<b>%{hovertext}</b><br><br>Primary Type=THEFT<br>District=%{x}<br>CrimeCount=%{y}", "hovertext": ["THEFT", "THEFT", "THEFT", "THEFT", "THEFT", "THEFT", "THEFT", "THEFT", "THEFT", "THEFT", "THEFT", "THEFT", "THEFT", "THEFT", "THEFT", "THEFT", "THEFT", "THEFT", "THEFT", "THEFT", "THEFT", "THEFT", "THEFT", "THEFT", "THEFT"], "legendgroup": "THEFT", "marker": {"color": "#636efa"}, "name": "THEFT", "offsetgroup": "THEFT", "orientation": "v", "showlegend": true, "textposition": "auto", "type": "bar", "x": [1, 2, 3, 4, 5, 6, 7, 8, 9, 10, 11, 12, 14, 15, 16, 17, 18, 19, 20, 21, 22, 24, 25, 31, "Unknown"], "xaxis": "x", "y": [125309, 66475, 53078, 65072, 43665, 72150, 55658, 94357, 63137, 45181, 51552, 99084, 79558, 33671, 55952, 50855, 134717, 106525, 31517, 1, 45344, 49652, 75898, 38, 4], "yaxis": "y"}, {"alignmentgroup": "True", "hoverlabel": {"namelength": 0}, "hovertemplate": "<b>%{hovertext}</b><br><br>Primary Type=WEAPONS VIOLATION<br>District=%{x}<br>CrimeCount=%{y}", "hovertext": ["WEAPONS VIOLATION", "WEAPONS VIOLATION", "WEAPONS VIOLATION", "WEAPONS VIOLATION", "WEAPONS VIOLATION", "WEAPONS VIOLATION", "WEAPONS VIOLATION", "WEAPONS VIOLATION", "WEAPONS VIOLATION", "WEAPONS VIOLATION", "WEAPONS VIOLATION", "WEAPONS VIOLATION", "WEAPONS VIOLATION", "WEAPONS VIOLATION", "WEAPONS VIOLATION", "WEAPONS VIOLATION", "WEAPONS VIOLATION", "WEAPONS VIOLATION", "WEAPONS VIOLATION", "WEAPONS VIOLATION", "WEAPONS VIOLATION", "WEAPONS VIOLATION", "WEAPONS VIOLATION"], "legendgroup": "WEAPONS VIOLATION", "marker": {"color": "#EF553B"}, "name": "WEAPONS VIOLATION", "offsetgroup": "WEAPONS VIOLATION", "orientation": "v", "showlegend": true, "textposition": "auto", "type": "bar", "x": [1, 2, 3, 4, 5, 6, 7, 8, 9, 10, 11, 12, 14, 15, 16, 17, 18, 19, 20, 22, 24, 25, "Unknown"], "xaxis": "x", "y": [757, 3088, 4490, 6064, 5659, 6009, 8042, 5019, 5089, 4881, 6816, 2636, 1925, 4287, 1093, 1316, 1060, 989, 558, 2794, 1457, 4647, 2], "yaxis": "y"}, {"alignmentgroup": "True", "hoverlabel": {"namelength": 0}, "hovertemplate": "<b>%{hovertext}</b><br><br>Primary Type=NON-CRIMINAL (SUBJECT SPECIFIED)<br>District=%{x}<br>CrimeCount=%{y}", "hovertext": ["NON-CRIMINAL (SUBJECT SPECIFIED)", "NON-CRIMINAL (SUBJECT SPECIFIED)", "NON-CRIMINAL (SUBJECT SPECIFIED)", "NON-CRIMINAL (SUBJECT SPECIFIED)", "NON-CRIMINAL (SUBJECT SPECIFIED)", "NON-CRIMINAL (SUBJECT SPECIFIED)"], "legendgroup": "NON-CRIMINAL (SUBJECT SPECIFIED)", "marker": {"color": "#00cc96"}, "name": "NON-CRIMINAL (SUBJECT SPECIFIED)", "offsetgroup": "NON-CRIMINAL (SUBJECT SPECIFIED)", "orientation": "v", "showlegend": true, "textposition": "auto", "type": "bar", "x": [2, 5, 8, 9, 11, 20], "xaxis": "x", "y": [1, 1, 1, 2, 3, 1], "yaxis": "y"}, {"alignmentgroup": "True", "hoverlabel": {"namelength": 0}, "hovertemplate": "<b>%{hovertext}</b><br><br>Primary Type=RITUALISM<br>District=%{x}<br>CrimeCount=%{y}", "hovertext": ["RITUALISM", "RITUALISM", "RITUALISM", "RITUALISM", "RITUALISM", "RITUALISM", "RITUALISM", "RITUALISM", "RITUALISM", "RITUALISM", "RITUALISM", "RITUALISM"], "legendgroup": "RITUALISM", "marker": {"color": "#ab63fa"}, "name": "RITUALISM", "offsetgroup": "RITUALISM", "orientation": "v", "showlegend": true, "textposition": "auto", "type": "bar", "x": [2, 3, 4, 5, 6, 7, 11, 14, 15, 18, 19, 25], "xaxis": "x", "y": [1, 1, 3, 3, 2, 2, 3, 1, 1, 2, 1, 3], "yaxis": "y"}, {"alignmentgroup": "True", "hoverlabel": {"namelength": 0}, "hovertemplate": "<b>%{hovertext}</b><br><br>Primary Type=DOMESTIC VIOLENCE<br>District=%{x}<br>CrimeCount=%{y}", "hovertext": ["DOMESTIC VIOLENCE"], "legendgroup": "DOMESTIC VIOLENCE", "marker": {"color": "#FFA15A"}, "name": "DOMESTIC VIOLENCE", "offsetgroup": "DOMESTIC VIOLENCE", "orientation": "v", "showlegend": true, "textposition": "auto", "type": "bar", "x": [4], "xaxis": "x", "y": [1], "yaxis": "y"}], "layout": {"barmode": "relative", "legend": {"title": {"text": "Primary Type"}, "tracegroupgap": 0}, "margin": {"t": 60}, "xaxis": {"anchor": "y", "domain": [0, 1], "title": {"text": "District"}}, "yaxis": {"anchor": "x", "domain": [0, 1], "title": {"text": "CrimeCount"}}}}
